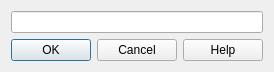
<?xml version="1.0" encoding="UTF-8"?>
<ui version="4.0">
 <class>IDD_EnumItem</class>
 <widget class="QDialog" name="IDD_EnumItem">
  <property name="geometry">
   <rect>
    <x>0</x>
    <y>0</y>
    <width>180</width>
    <height>100</height>
   </rect>
  </property>
  <property name="windowTitle">
   <string>Enumeration item</string>
  </property>
  <layout class="QVBoxLayout">
   <property name="spacing">
    <number>6</number>
   </property>
   <property name="sizeConstraint">
    <enum>QLayout::SetFixedSize</enum>
   </property>
   <property name="margin">
    <number>11</number>
   </property>
   <item>
    <widget class="QLineEdit" name="EnumItem">
     <property name="focusPolicy">
      <enum>Qt::StrongFocus</enum>
     </property>
     <property name="alignment">
      <set>Qt::AlignLeading</set>
     </property>
    </widget>
   </item>
   <item>
    <layout class="QHBoxLayout">
     <property name="spacing">
      <number>6</number>
     </property>
     <property name="margin">
      <number>0</number>
     </property>
     <item>
      <widget class="QPushButton" name="ID_OK">
       <property name="sizePolicy">
        <sizepolicy hsizetype="Fixed" vsizetype="Fixed">
         <horstretch>0</horstretch>
         <verstretch>0</verstretch>
        </sizepolicy>
       </property>
       <property name="minimumSize">
        <size>
         <width>1</width>
         <height>0</height>
        </size>
       </property>
       <property name="focusPolicy">
        <enum>Qt::NoFocus</enum>
       </property>
       <property name="text">
        <string>OK</string>
       </property>
       <property name="default">
        <bool>true</bool>
       </property>
      </widget>
     </item>
     <item>
      <widget class="QPushButton" name="ID_CANCEL">
       <property name="sizePolicy">
        <sizepolicy hsizetype="Fixed" vsizetype="Fixed">
         <horstretch>0</horstretch>
         <verstretch>0</verstretch>
        </sizepolicy>
       </property>
       <property name="minimumSize">
        <size>
         <width>1</width>
         <height>0</height>
        </size>
       </property>
       <property name="focusPolicy">
        <enum>Qt::NoFocus</enum>
       </property>
       <property name="text">
        <string>Cancel</string>
       </property>
      </widget>
     </item>
     <item>
      <widget class="QPushButton" name="ID_HELP">
       <property name="sizePolicy">
        <sizepolicy hsizetype="Fixed" vsizetype="Fixed">
         <horstretch>0</horstretch>
         <verstretch>0</verstretch>
        </sizepolicy>
       </property>
       <property name="minimumSize">
        <size>
         <width>1</width>
         <height>0</height>
        </size>
       </property>
       <property name="focusPolicy">
        <enum>Qt::NoFocus</enum>
       </property>
       <property name="text">
        <string>Help</string>
       </property>
      </widget>
     </item>
    </layout>
   </item>
  </layout>
 </widget>
 <layoutdefault spacing="6" margin="11"/>
 <resources/>
 <connections/>
</ui>
